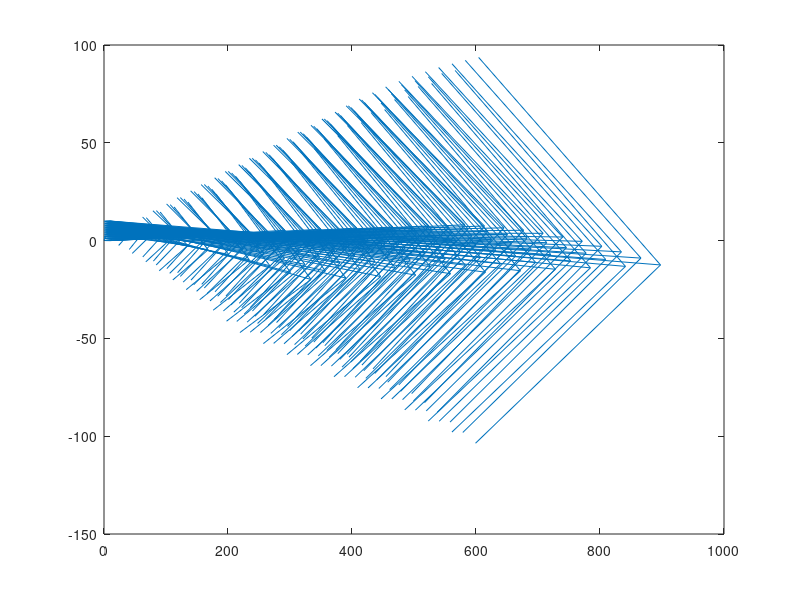

Reproduce this figure in MATLAB.
function homsvf_test()

A1 = [1 0 0; 
      0 0 0; 
      0 0 0];

A2 = [0 1 0; 
      0 0 0; 
      0 0 0];

A3 = [0 0 1; 
      0 0 0; 
      0 0 0];

A4 = [0 0 0; 
      1 0 0; 
      0 0 0];

A5 = [0 0 0; 
      0 1 0; 
      0 0 0];

A6 = [0 0 0; 
      0 0 1; 
      0 0 0];
  
A7 = [0 0 0; 
      0 0 0; 
      1 0 0];

A8 = [0 0 0; 
      0 0 0; 
      0 1 0];


A9 = [0 0 0; 
      0 0 0; 
      0 0 1];  
  
a = [10; 10; 0.2; 0.2; 0.2; 0.2; 0.05; 0.05; 0.05].*randn(9,1)*5;
% a(1) = 10;
% a(2) = -5;
% a(3) = 0.2;
% a(4) = -0.2;
% a(5) = 0.3;
% a(6) = 2;
% a(7) = -0.2;
% a(8) = 0.01;
% a(9) = 0.01;

A = a(1)*A1 + a(2)*A2 + a(3)*A3 + a(4)*A4 + a(5)*A5 + a(6)*A6 + a(7)*A7 + a(8)*A8 + a(9)*A9

%A = A - min(diag(A)) * eye(3)  % minimal element in the quotient
 

options = odeset('RelTol',1e-4,'AbsTol',[1e-4 1e-4]);

x0 = 5*randn(2,1);

% computed solution:
[T,X] = ode45(@hom_vel, [0 1], x0, options);
x1 = X(end,:)'

% analytic solution
eaprod = expm(A)*[x0; 1];

x1_analytic = eaprod(1:2)./eaprod(3)

maxpix = 10;
[xx,yy] = meshgrid(0:maxpix,0:maxpix);
svf = hom_vel(0,[xx(:)'; yy(:)']);
svfx = reshape(svf(1,:),maxpix+1,maxpix+1);
svfy = reshape(svf(2,:),maxpix+1,maxpix+1);

quiver(xx,yy,svfx,svfy,0)

function dx = hom_vel(t,x)
dx = zeros(size(x));
dx(1,:) = a(1)*x(1,:) + a(2)*x(2,:) + a(3) ...
    - x(1,:).*( a(7)*x(1,:) + a(8)*x(2,:) + a(9) );
dx(2,:) = a(4)*x(1,:) + a(5)*x(2,:) + a(6) ...
    - x(2,:).*( a(7)*x(1,:) + a(8)*x(2,:) + a(9) );
end

end